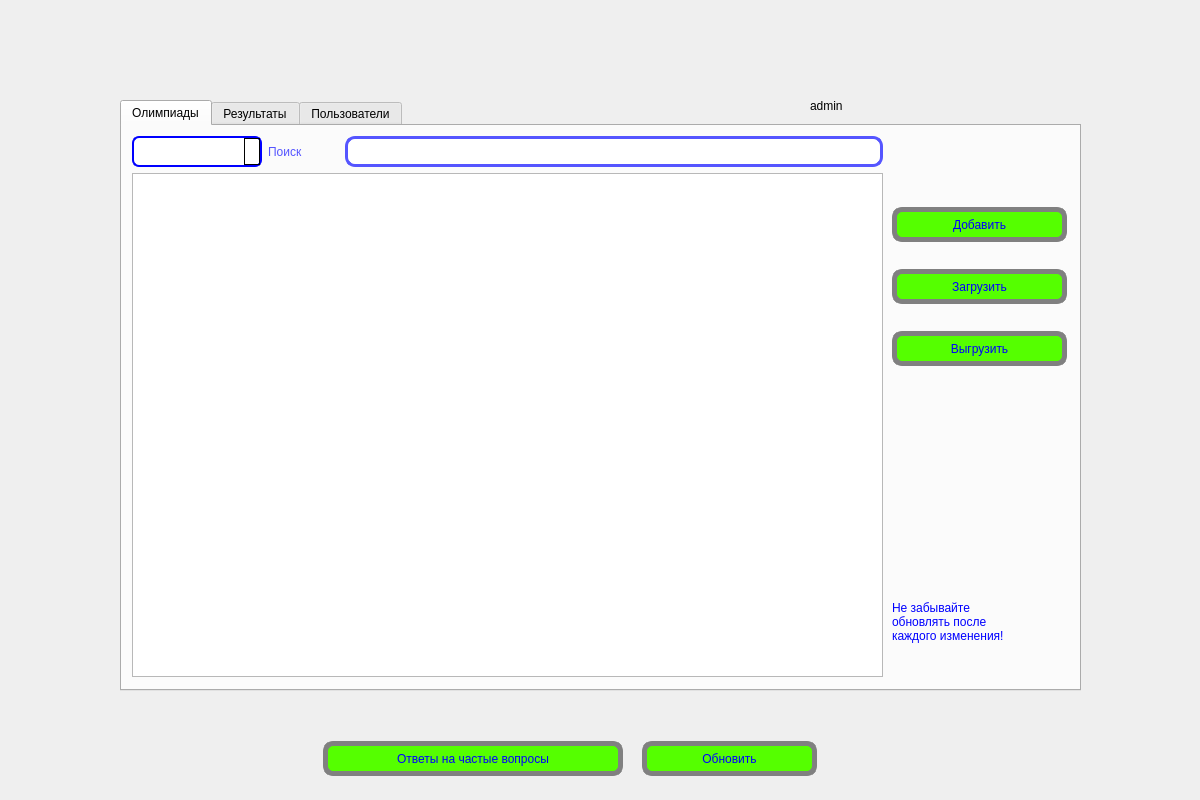
<?xml version="1.0" encoding="UTF-8"?>
<ui version="4.0">
 <class>MainWindow</class>
 <widget class="QMainWindow" name="MainWindow">
  <property name="geometry">
   <rect>
    <x>0</x>
    <y>0</y>
    <width>1200</width>
    <height>800</height>
   </rect>
  </property>
  <property name="windowTitle">
   <string>Окно администратора</string>
  </property>
  <widget class="QWidget" name="centralwidget">
   <widget class="QTabWidget" name="tabWidget">
    <property name="geometry">
     <rect>
      <x>120</x>
      <y>100</y>
      <width>961</width>
      <height>591</height>
     </rect>
    </property>
    <property name="minimumSize">
     <size>
      <width>961</width>
      <height>591</height>
     </size>
    </property>
    <property name="currentIndex">
     <number>0</number>
    </property>
    <widget class="QWidget" name="tab">
     <attribute name="title">
      <string>Олимпиады</string>
     </attribute>
     <widget class="QWidget" name="layoutWidget">
      <property name="geometry">
       <rect>
        <x>770</x>
        <y>60</y>
        <width>181</width>
        <height>201</height>
       </rect>
      </property>
      <layout class="QVBoxLayout" name="verticalLayout_2">
       <item>
        <widget class="QPushButton" name="add">
         <property name="minimumSize">
          <size>
           <width>100</width>
           <height>35</height>
          </size>
         </property>
         <property name="maximumSize">
          <size>
           <width>175</width>
           <height>16777215</height>
          </size>
         </property>
         <property name="toolTip">
          <string>&lt;html&gt;&lt;head/&gt;&lt;body&gt;&lt;p&gt;После добавления не забудьте обновить!&lt;/p&gt;&lt;/body&gt;&lt;/html&gt;</string>
         </property>
         <property name="styleSheet">
          <string notr="true">#add {
background-color: rgb(85, 255, 0);
font: 75 10pt &quot;MS Shell Dlg 2&quot;;
border-radius: 10px;
border: 5px solid grey;
color: blue;
}

#add:hover {
border: 5px solid #5555ff;
}</string>
         </property>
         <property name="text">
          <string>Добавить</string>
         </property>
        </widget>
       </item>
       <item>
        <widget class="QPushButton" name="download">
         <property name="maximumSize">
          <size>
           <width>175</width>
           <height>35</height>
          </size>
         </property>
         <property name="toolTip">
          <string>&lt;html&gt;&lt;head/&gt;&lt;body&gt;&lt;p&gt;&lt;br/&gt;&lt;/p&gt;&lt;/body&gt;&lt;/html&gt;</string>
         </property>
         <property name="whatsThis">
          <string>&lt;html&gt;&lt;head/&gt;&lt;body&gt;&lt;p&gt;afafsd&lt;/p&gt;&lt;/body&gt;&lt;/html&gt;</string>
         </property>
         <property name="styleSheet">
          <string notr="true">#download {
background-color: rgb(85, 255, 0);
font: 75 10pt &quot;MS Shell Dlg 2&quot;;
border-radius: 10px;
border: 5px solid grey;
color: blue;
}

#download:hover {
border: 5px solid #5555ff;
}</string>
         </property>
         <property name="text">
          <string>Загрузить</string>
         </property>
        </widget>
       </item>
       <item>
        <widget class="QPushButton" name="upload">
         <property name="maximumSize">
          <size>
           <width>175</width>
           <height>35</height>
          </size>
         </property>
         <property name="styleSheet">
          <string notr="true">#upload {
background-color: rgb(85, 255, 0);
font: 75 10pt &quot;MS Shell Dlg 2&quot;;
border-radius: 10px;
border: 5px solid grey;
color: blue;
}

#upload:hover {
border: 5px solid #5555ff;
}</string>
         </property>
         <property name="text">
          <string>Выгрузить</string>
         </property>
        </widget>
       </item>
      </layout>
     </widget>
     <widget class="QWidget" name="verticalLayoutWidget_2">
      <property name="geometry">
       <rect>
        <x>10</x>
        <y>10</y>
        <width>751</width>
        <height>541</height>
       </rect>
      </property>
      <layout class="QVBoxLayout" name="verticalLayout_4">
       <item>
        <layout class="QHBoxLayout" name="horizontalLayout">
         <item>
          <widget class="QComboBox" name="filter">
           <property name="minimumSize">
            <size>
             <width>130</width>
             <height>31</height>
            </size>
           </property>
           <property name="maximumSize">
            <size>
             <width>120</width>
             <height>30</height>
            </size>
           </property>
           <property name="styleSheet">
            <string notr="true">QComboBox {
    border: 2px solid blue;
    border-radius: 7px;
    
}

QComboBox QAbstractItemView{
   border-radius: 5px;
border: 2px solid blue;
}

QComboBox::drop-down {
    subcontrol-origin: padding;
   border: 1px solid black;
}
  QComboBox::down-arrow {
      image: url(../data/background/arrow2.png);
  }
QComboBox::down-arrow:on { /* shift the arrow when popup is open */
    top: 1px;
    left: 1px;
}
</string>
           </property>
          </widget>
         </item>
         <item>
          <widget class="QLabel" name="find_label">
           <property name="minimumSize">
            <size>
             <width>71</width>
             <height>31</height>
            </size>
           </property>
           <property name="styleSheet">
            <string notr="true">color: rgb(85, 85, 255);
font: 12pt &quot;MS Shell Dlg 2&quot;;</string>
           </property>
           <property name="text">
            <string>Поиск</string>
           </property>
          </widget>
         </item>
         <item>
          <widget class="QLineEdit" name="find_Edit">
           <property name="minimumSize">
            <size>
             <width>451</width>
             <height>31</height>
            </size>
           </property>
           <property name="styleSheet">
            <string notr="true">
border-radius: 10px;
border: 3px solid rgb(85, 85, 255);
</string>
           </property>
          </widget>
         </item>
        </layout>
       </item>
       <item>
        <widget class="QTableWidget" name="olympiad_table"/>
       </item>
      </layout>
     </widget>
     <widget class="QLabel" name="label">
      <property name="geometry">
       <rect>
        <x>770</x>
        <y>450</y>
        <width>161</width>
        <height>91</height>
       </rect>
      </property>
      <property name="styleSheet">
       <string notr="true">
font: 75 10pt &quot;MS Shell Dlg 2&quot;;
color: blue;
</string>
      </property>
      <property name="text">
       <string>Не забывайте
обновлять после
каждого изменения!</string>
      </property>
     </widget>
     <widget class="QLabel" name="label_3">
      <property name="geometry">
       <rect>
        <x>780</x>
        <y>280</y>
        <width>161</width>
        <height>171</height>
       </rect>
      </property>
      <property name="text">
       <string/>
      </property>
     </widget>
    </widget>
    <widget class="QWidget" name="tab_3">
     <attribute name="title">
      <string>Результаты</string>
     </attribute>
     <widget class="QLabel" name="label_2">
      <property name="geometry">
       <rect>
        <x>680</x>
        <y>170</y>
        <width>250</width>
        <height>272</height>
       </rect>
      </property>
      <property name="minimumSize">
       <size>
        <width>250</width>
        <height>272</height>
       </size>
      </property>
      <property name="maximumSize">
       <size>
        <width>250</width>
        <height>272</height>
       </size>
      </property>
      <property name="text">
       <string/>
      </property>
     </widget>
     <widget class="QWidget" name="verticalLayoutWidget_3">
      <property name="geometry">
       <rect>
        <x>10</x>
        <y>10</y>
        <width>661</width>
        <height>541</height>
       </rect>
      </property>
      <layout class="QVBoxLayout" name="verticalLayout_5">
       <item>
        <layout class="QHBoxLayout" name="horizontalLayout_2">
         <item>
          <widget class="QComboBox" name="filter_2">
           <property name="minimumSize">
            <size>
             <width>130</width>
             <height>31</height>
            </size>
           </property>
           <property name="maximumSize">
            <size>
             <width>120</width>
             <height>30</height>
            </size>
           </property>
           <property name="styleSheet">
            <string notr="true">QComboBox {
    border: 2px solid blue;
    border-radius: 7px;
    
}

QComboBox QAbstractItemView{
   border-radius: 5px;
border: 2px solid blue;
}

QComboBox::drop-down {
    subcontrol-origin: padding;
   border: 1px solid black;
}
  QComboBox::down-arrow {
      image: url(../data/background/arrow2.png);
  }
QComboBox::down-arrow:on { /* shift the arrow when popup is open */
    top: 1px;
    left: 1px;
}
</string>
           </property>
          </widget>
         </item>
         <item>
          <widget class="QLabel" name="find_label_2">
           <property name="minimumSize">
            <size>
             <width>71</width>
             <height>31</height>
            </size>
           </property>
           <property name="styleSheet">
            <string notr="true">color: rgb(85, 85, 255);
font: 12pt &quot;MS Shell Dlg 2&quot;;</string>
           </property>
           <property name="text">
            <string>Поиск</string>
           </property>
          </widget>
         </item>
         <item>
          <widget class="QLineEdit" name="find_Edit_2">
           <property name="minimumSize">
            <size>
             <width>440</width>
             <height>31</height>
            </size>
           </property>
           <property name="maximumSize">
            <size>
             <width>440</width>
             <height>16777215</height>
            </size>
           </property>
           <property name="styleSheet">
            <string notr="true">
border-radius: 10px;
border: 3px solid rgb(85, 85, 255);
</string>
           </property>
          </widget>
         </item>
        </layout>
       </item>
       <item>
        <widget class="QTableWidget" name="olympiad_table_2"/>
       </item>
      </layout>
     </widget>
     <widget class="QLabel" name="label_5">
      <property name="geometry">
       <rect>
        <x>690</x>
        <y>460</y>
        <width>161</width>
        <height>91</height>
       </rect>
      </property>
      <property name="styleSheet">
       <string notr="true">
font: 75 10pt &quot;MS Shell Dlg 2&quot;;
color: blue;
</string>
      </property>
      <property name="text">
       <string>Не забывайте
обновлять после
каждого изменения!</string>
      </property>
     </widget>
    </widget>
    <widget class="QWidget" name="tab_2">
     <attribute name="title">
      <string>Пользователи</string>
     </attribute>
     <widget class="QWidget" name="verticalLayoutWidget_4">
      <property name="geometry">
       <rect>
        <x>10</x>
        <y>10</y>
        <width>701</width>
        <height>541</height>
       </rect>
      </property>
      <layout class="QVBoxLayout" name="verticalLayout_6">
       <item>
        <layout class="QHBoxLayout" name="horizontalLayout_3">
         <item alignment="Qt::AlignRight">
          <widget class="QLabel" name="find_label_3">
           <property name="minimumSize">
            <size>
             <width>71</width>
             <height>31</height>
            </size>
           </property>
           <property name="styleSheet">
            <string notr="true">color: rgb(85, 85, 255);
font: 12pt &quot;MS Shell Dlg 2&quot;;</string>
           </property>
           <property name="text">
            <string>Поиск</string>
           </property>
          </widget>
         </item>
         <item>
          <widget class="QLineEdit" name="find_Edit_3">
           <property name="minimumSize">
            <size>
             <width>440</width>
             <height>31</height>
            </size>
           </property>
           <property name="maximumSize">
            <size>
             <width>166666</width>
             <height>16777215</height>
            </size>
           </property>
           <property name="styleSheet">
            <string notr="true">
border-radius: 10px;
border: 3px solid rgb(85, 85, 255);
</string>
           </property>
          </widget>
         </item>
        </layout>
       </item>
       <item>
        <widget class="QTableWidget" name="olympiad_table_3"/>
       </item>
      </layout>
     </widget>
     <widget class="QLabel" name="label_4">
      <property name="geometry">
       <rect>
        <x>720</x>
        <y>330</y>
        <width>220</width>
        <height>220</height>
       </rect>
      </property>
      <property name="text">
       <string/>
      </property>
     </widget>
     <widget class="QLabel" name="label_photo_admin">
      <property name="geometry">
       <rect>
        <x>720</x>
        <y>190</y>
        <width>220</width>
        <height>250</height>
       </rect>
      </property>
      <property name="minimumSize">
       <size>
        <width>220</width>
        <height>250</height>
       </size>
      </property>
      <property name="maximumSize">
       <size>
        <width>220</width>
        <height>250</height>
       </size>
      </property>
      <property name="text">
       <string/>
      </property>
     </widget>
     <widget class="QLabel" name="label_7">
      <property name="geometry">
       <rect>
        <x>730</x>
        <y>460</y>
        <width>161</width>
        <height>91</height>
       </rect>
      </property>
      <property name="styleSheet">
       <string notr="true">
font: 75 10pt &quot;MS Shell Dlg 2&quot;;
color: blue;
</string>
      </property>
      <property name="text">
       <string>Не забывайте
обновлять после
каждого изменения!</string>
      </property>
     </widget>
     <widget class="QPushButton" name="upload_2">
      <property name="geometry">
       <rect>
        <x>730</x>
        <y>10</y>
        <width>175</width>
        <height>35</height>
       </rect>
      </property>
      <property name="maximumSize">
       <size>
        <width>175</width>
        <height>35</height>
       </size>
      </property>
      <property name="styleSheet">
       <string notr="true">#upload_2 {
background-color: rgb(85, 255, 0);
font: 75 10pt &quot;MS Shell Dlg 2&quot;;
border-radius: 10px;
border: 5px solid grey;
color: blue;
}

#upload_2:hover {
border: 5px solid #5555ff;
}</string>
      </property>
      <property name="text">
       <string>Выгрузить</string>
      </property>
     </widget>
    </widget>
   </widget>
   <widget class="QLabel" name="user_name">
    <property name="geometry">
     <rect>
      <x>810</x>
      <y>90</y>
      <width>271</width>
      <height>31</height>
     </rect>
    </property>
    <property name="styleSheet">
     <string notr="true">font: 75 14pt &quot;MS Shell Dlg 2&quot;;</string>
    </property>
    <property name="text">
     <string>admin</string>
    </property>
   </widget>
   <widget class="QWidget" name="layoutWidget_2">
    <property name="geometry">
     <rect>
      <x>310</x>
      <y>740</y>
      <width>521</width>
      <height>37</height>
     </rect>
    </property>
    <layout class="QHBoxLayout" name="horizontalLayout_4">
     <item>
      <widget class="QPushButton" name="question_button">
       <property name="maximumSize">
        <size>
         <width>300</width>
         <height>35</height>
        </size>
       </property>
       <property name="styleSheet">
        <string notr="true">#question_button {
background-color: rgb(85, 255, 0);
font: 75 10pt &quot;MS Shell Dlg 2&quot;;
border-radius: 10px;
border: 5px solid grey;
color: blue;
}

#question_button:hover {
border: 5px solid #5555ff;
}</string>
       </property>
       <property name="text">
        <string>Ответы на частые вопросы</string>
       </property>
      </widget>
     </item>
     <item>
      <widget class="QPushButton" name="update_button">
       <property name="minimumSize">
        <size>
         <width>175</width>
         <height>35</height>
        </size>
       </property>
       <property name="maximumSize">
        <size>
         <width>175</width>
         <height>16777215</height>
        </size>
       </property>
       <property name="styleSheet">
        <string notr="true">#update_button {
background-color: rgb(85, 255, 0);
font: 75 10pt &quot;MS Shell Dlg 2&quot;;
border-radius: 10px;
border: 5px solid grey;
color: blue;
}

#update_button:hover {
border: 5px solid #5555ff;
}</string>
       </property>
       <property name="text">
        <string>Обновить</string>
       </property>
      </widget>
     </item>
    </layout>
   </widget>
  </widget>
 </widget>
 <resources/>
 <connections/>
</ui>
